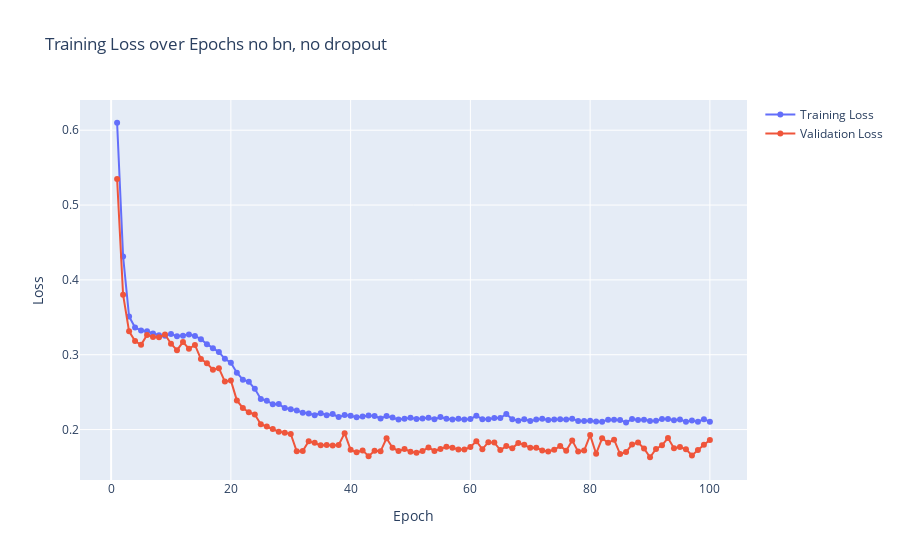
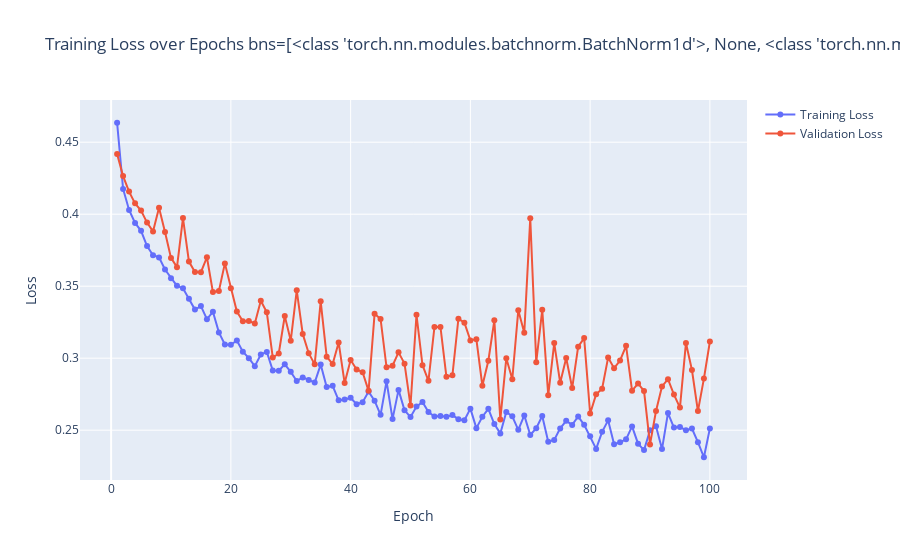

Notebook cell for these charts, in order:
### Code cell
layers = [2, 50, 50, 1]
activations = [nn.Hardswish(), nn.GELU(), nn.Sigmoid()]
bns = [nn.BatchNorm1d,None,nn.BatchNorm1d]
testSingle(
    layers=layers, 
    activations=activations,
    epochs=100, 
    output=False,
    title_addon='no bn, no dropout'
    )
testSingle(
    layers=layers, 
    activations=activations,
    batchnorms=bns,
    epochs=100, 
    output=False,
    title_addon=f'{bns=}'
    )
